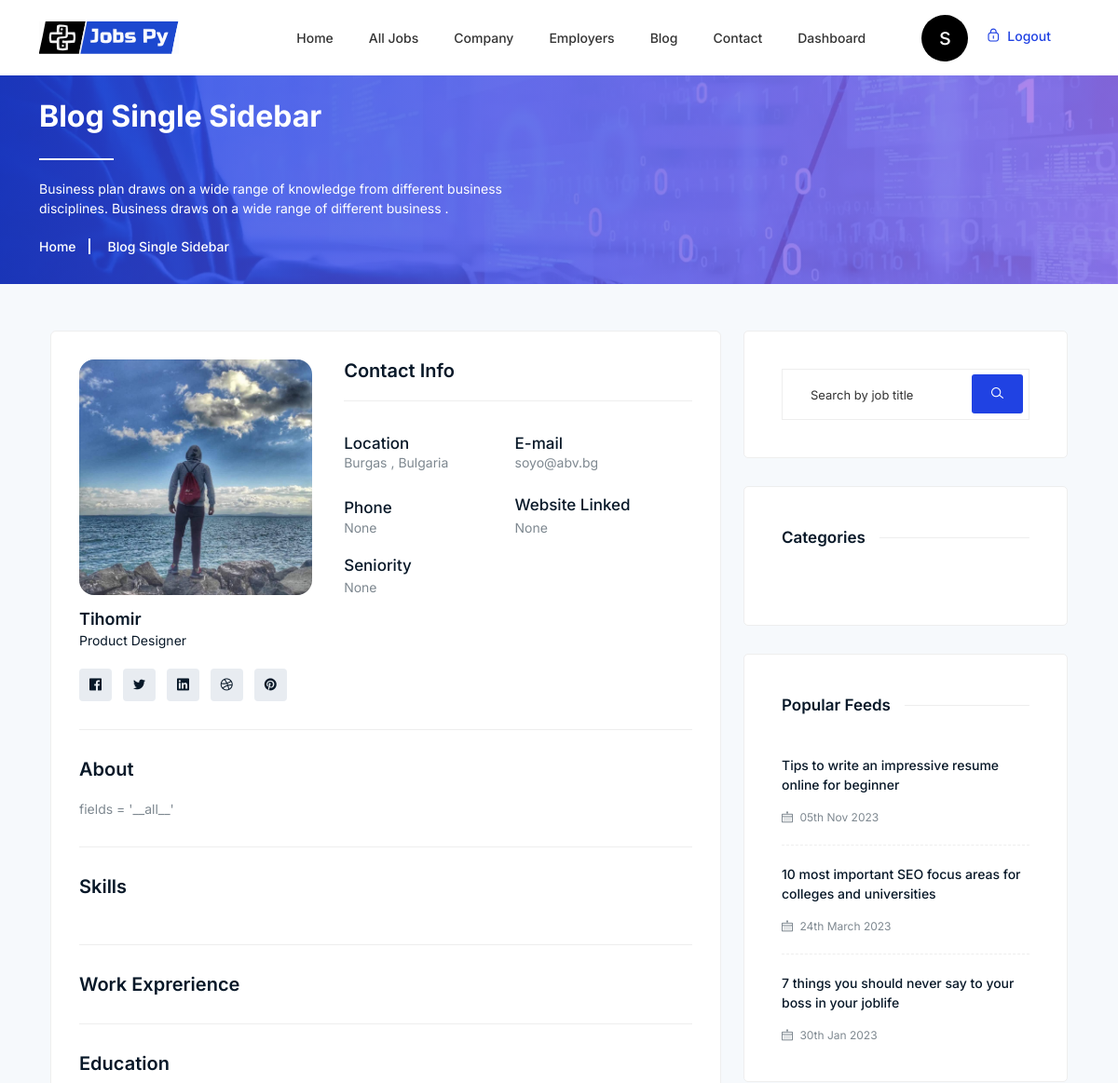
The app's page /jobseeker/details/1/ (signed in, upper part), older data.
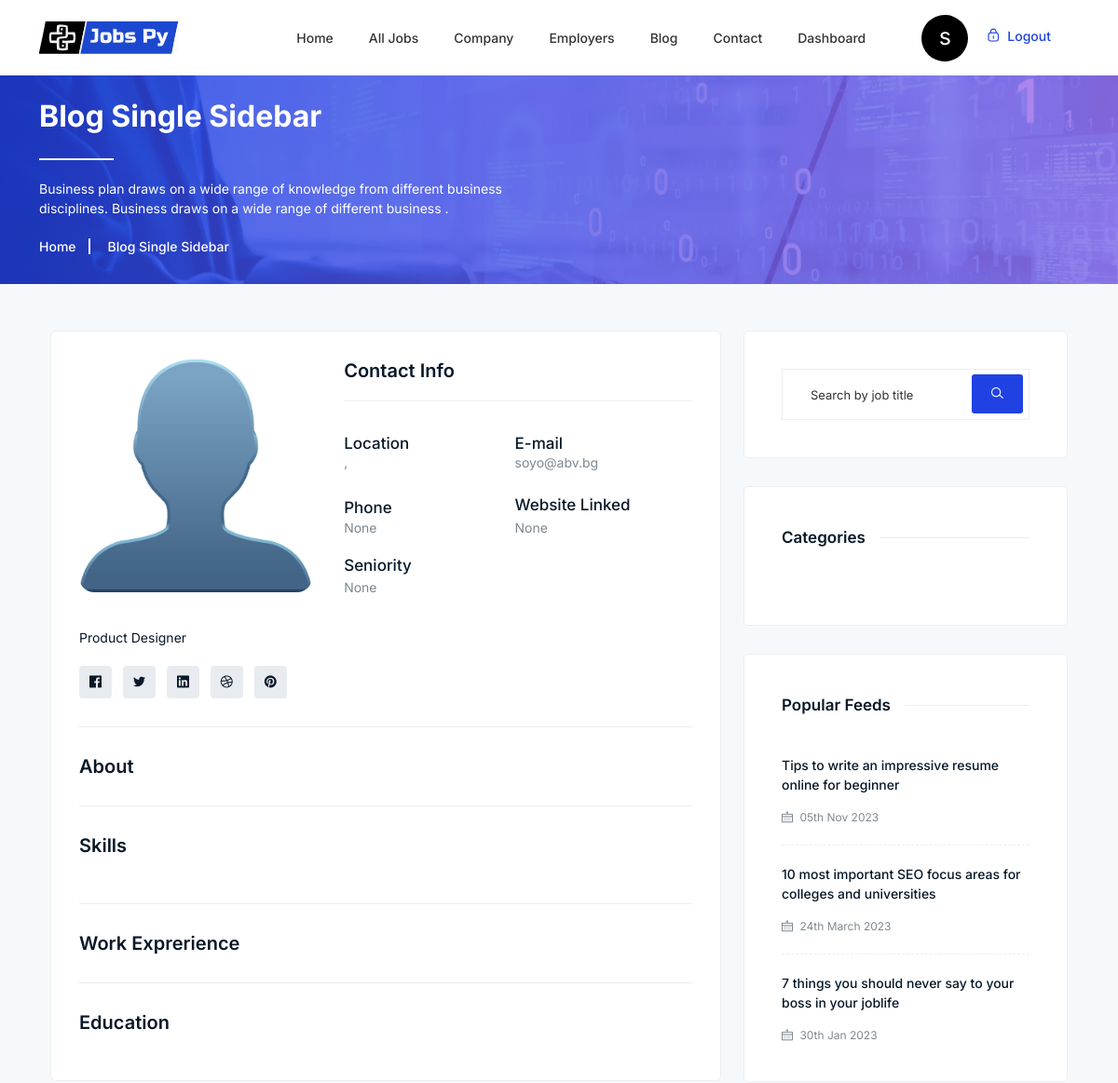
The same page, newer data.
### jobsPy/jobseekers/models.py (models this page shows, shortened)
class JobSeeker(models.Model):
    user = models.OneToOneField(UserModel, on_delete=models.CASCADE, primary_key=True)
    first_name = models.CharField(max_length=50, blank=False, null=False)
    last_name = models.CharField(max_length=50, blank=False, null=False)
    city = models.CharField(max_length=50, blank=False, null=False)
    nationality = models.CharField(max_length=50, blank=False, null=False)
    occupation = models.CharField(max_length=50, blank=False, null=False)
    seniority = models.ForeignKey(Seniority, on_delete=models.SET_NULL, blank=True, null=True)
    website = models.URLField(max_length=70, blank=True, null=True)
    linkedin = models.URLField(blank=False, null=False, max_length=50)
    github = models.URLField(blank=False, null=False, max_length=50)
    about = RichTextField(blank=False, null=False)
    phone_number = models.CharField(max_length=50, blank=True, null=True)
    profile_picture = models.ImageField(
        blank=True, null=True, upload_to='images/profile')
    gender = models.CharField(blank=False, null=False,
                              choices=GENDER_TYPE, max_length=1)
    marital_status = models.CharField(blank=False, null=False, max_length=20, choices=MARITAL_STATUS)
    skills = models.ManyToManyField(Skills, related_name="skills")
    activated = models.BooleanField(default=False)

### jobsPy/accounts/models.py (models this page shows)
class Account(AbstractBaseUser, PermissionsMixin):
    username = None
    ROLE_CHOICES = (
        ('jobseeker', 'Job Seeker'),
        ('company', 'Company'),
    )
    role = models.CharField(max_length=10, choices=ROLE_CHOICES)
    date_joined = models.DateTimeField(auto_now_add=True)
    last_login = models.DateTimeField(auto_now_add=True)
    email = models.EmailField(max_length=100, unique=True, null=False, blank=False)
    USERNAME_FIELD = 'email'
    EMAIL_FIELD = 'email'
    REQUIRED_FIELDS = []
    objects = AccountModel()
    is_staff = models.BooleanField(default=False)

### jobsPy/jobseekers/views.py (the view)
# urls.py: path("details/<int:pk>/", JobSeekerDetails.as_view(), name="jobseeker details"),
class JobSeekerDetails(DetailView):
    model = JobSeeker
    template_name = "job_seekers/job_seekers_details.html"

### templates/job_seekers/job_seekers_details.html (shortened to what the changed rows need)
{% extends 'base.html' %}
{% load static %}
{% block main_content %}
    <div class="breadcrumbs overlay">
        <div class="container">
            <div class="row">
                <div class="col-12">
                    <div class="breadcrumbs-content">
                        <h1 class="page-title">Blog Single Sidebar</h1>
                    </div>
                </div>
            </div>
        </div>
    </div>
    <section class="section blog-single">
        <div class="container">
            <div class="row">
                                <div class="resume ">
        <div class="container">
            <div class="resume-inner">
                <div class="row">
                    <div class="col-lg-8 col-12">
                        <div class="inner-content">
                            <div class="personal-top-content">
                                <div class="row">
                                    <div class="col-lg-5 col-md-5 col-12">
                                        <div class="name-head">
                                            {% if object.profile_picture %}
                                            <a class="mb-2" href="#"><img class="circle-54"
                                                    src="{{ object.profile_picture.url}}" alt=""></a>
                                            {% else %}
                                                   <a class="mb-2" href="#"><img class="circle-54"
                                                    src="{% static '/images/clients/default_profile.png' %}" alt=""></a>
                                            {% endif %}
                                            <h4><a class="name" href="#">{{ object.first_name}}</a></h4>
                                        </div>
                                    </div>
                                    <div class="col-lg-7 col-md-7 col-12">
                                        <div class="content-right">
                                            <div class="single-list">
                                                <h5 class="title">Location</h5>
                                                <p>{{ object.occupation}} , {{ object.nationality }}</p>
                                            </div>
                                            <div class="single-list">
                                                <h5 class="title">E-mail</h5>
                                                <p>{{ object.user}}</p>
                                            </div>
                                            <div class="single-list">
                                                <h5 class="title">Phone</h5>
                                                <p>{{ object.phone_number}}</p>
                                            </div>
                                            <div class="single-list">
                                                <p><a href="#">{{ object.website }}</a></p>
                                            </div>
                                            <div class="single-list">
                                                <p><a href="#">{{ object.seniority }}</a></p>
                                            </div>
                                        </div>
                                    </div>
                                </div>
                            </div>
                            <div class="single-section">
                                <p class="font-size-4 mb-8">{{ object.about|safe }}</p>
                            </div>
                        </div>
                    </div>
                </div>
            </div>
        </div>
    </div>
            </div>
        </div>
    </section>
{% endblock %}

### templates/base.html (shortened to what the changed rows need)
{% load static %}
{% load socialaccount %}
<!DOCTYPE html>
<html class="no-js" lang="zxx">
<head>
    <link rel="stylesheet" href="{% static '/css/bootstrap.min.css' %}" />
    <link rel="stylesheet" href="{% static '/css/LineIcons.2.0.css' %}" />
    <link rel="stylesheet" href="{% static '/css/animate.css' %}" />
    <link rel="stylesheet" href="{% static '/css/tiny-slider.css' %}" />
    <link rel="stylesheet" href="{% static '/css/glightbox.min.css' %}" />
    <link rel="stylesheet" href="{% static '/css/main.css' %}" />
    <link rel="stylesheet" href="{% static '/css/flaticon.css' %}" />
</head>
<body>
    <header class="header style4">
        <div class="navbar-area">
            <div class="container">
                <div class="row align-items-center">
                    <div class="col-lg-12">
                        <nav class="navbar navbar-expand-lg">
                            <div class="collapse navbar-collapse sub-menu-bar" id="navbarSupportedContent">
                                <ul id="nav" class="navbar-nav ml-auto">
                                    {% if request.user.role == "company"%}
                                          <li class="nav-item "><a class="{% if request.resolver_match.url_name == 'company-dashboard' %}active{% endif %}" href="{% url 'company-dashboard' %}">Dashboard</a></li>
                                    {% elif request.user.role == "jobseeker"%}
                                          <li class="nav-item"><a href="{% url 'job seeker dashboard' %}">Dashboard</a></li>
                                    {% endif %}
                                </ul>
                            </div>
                        </nav>
                    </div>
                </div>
            </div>
        </div>
    </header>
{% block main_content %}
{% endblock %}
</body>
</html>

Row changes from the older to the newer data that the page shows:
changed JobSeeker "None": profile_picture: picture removed; first_name "Tihomir" → (not shown); occupation "Burgas" → (not shown); nationality "Bulgaria" → (not shown); about "fields = '__all__'" → (not shown)
